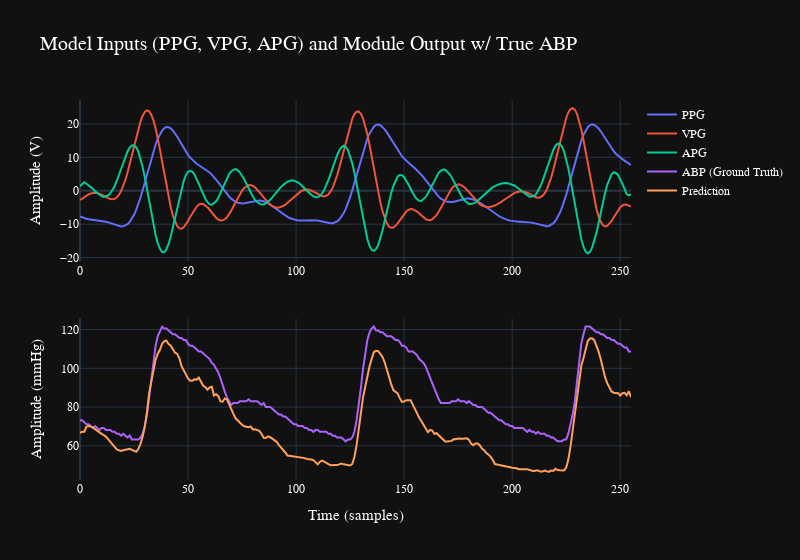

The code cell stored with this chart in its notebook:
### Code cell
fig = make_subplots(rows=2, cols=1, start_cell='top-left')

# Add inputs
fig.add_scatter(
    y=ppg[i, :],
    name='PPG',
    row=1,
    col=1,
)
fig.add_scatter(
    y=vpg[i, :] * 10,
    name='VPG',
    row=1,
    col=1,
)
fig.add_scatter(
    y=apg[i, :] * 50,
    name='APG',
    row=1,
    col=1,
)

# Add ABP and prediction
fig.add_scatter(
    y=abp[i, :],
    name='ABP (Ground Truth)',
    row=2,
    col=1
)
fig.add_scatter(
    y=pred[i, :],
    name='Prediction',
    row=2,
    col=1,
)

fig.update_layout(
        title={
            'text': 'Model Inputs (PPG, VPG, APG) and Module Output w/ True ABP',
            'font': {'size': 20},
        },
        xaxis2={'title': 'Time (samples)', 'titlefont':{'size': 15}},
        yaxis={'title': 'Amplitude (V)', 'titlefont':{'size': 15}},
        yaxis2={'title': 'Amplitude (mmHg)', 'titlefont':{'size': 15}},
        font={
            'family': 'Courier New, monospace',
            'color' : '#FFFFFF',
            'size'  : 12,
        },
        template='plotly_dark',
        width=800,
)
fig

### Figure 1 — Plotly figure (JSON) as saved in the notebook; plotly's stock layout.template omitted (floating-point values rounded to 4 significant figures; data arrays with more than 128 entries replaced by an {"elided": "..."} marker saying what was removed)
{"data": [{"name": "PPG", "type": "scatter", "xaxis": "x", "y": {"elided": "256 float values"}, "yaxis": "y"}, {"name": "VPG", "type": "scatter", "xaxis": "x", "y": {"elided": "256 float values"}, "yaxis": "y"}, {"name": "APG", "type": "scatter", "xaxis": "x", "y": {"elided": "256 float values"}, "yaxis": "y"}, {"name": "ABP (Ground Truth)", "type": "scatter", "xaxis": "x2", "y": {"elided": "256 float values"}, "yaxis": "y2"}, {"name": "Prediction", "type": "scatter", "xaxis": "x2", "y": {"elided": "256 float values"}, "yaxis": "y2"}], "layout": {"font": {"color": "#FFFFFF", "family": "Courier New, monospace", "size": 12}, "title": {"font": {"size": 20}, "text": "Model Inputs (PPG, VPG, APG) and Module Output w/ True ABP"}, "width": 800, "xaxis": {"anchor": "y", "domain": [0, 1]}, "xaxis2": {"anchor": "y2", "domain": [0, 1], "title": {"font": {"size": 15}, "text": "Time (samples)"}}, "yaxis": {"anchor": "x", "domain": [0.575, 1], "title": {"font": {"size": 15}, "text": "Amplitude (V)"}}, "yaxis2": {"anchor": "x2", "domain": [0, 0.425], "title": {"font": {"size": 15}, "text": "Amplitude (mmHg)"}}}}
